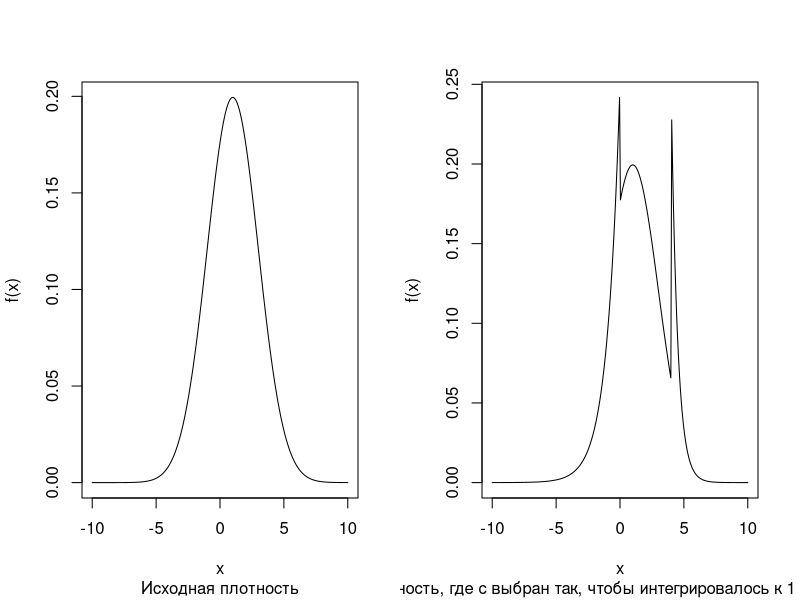
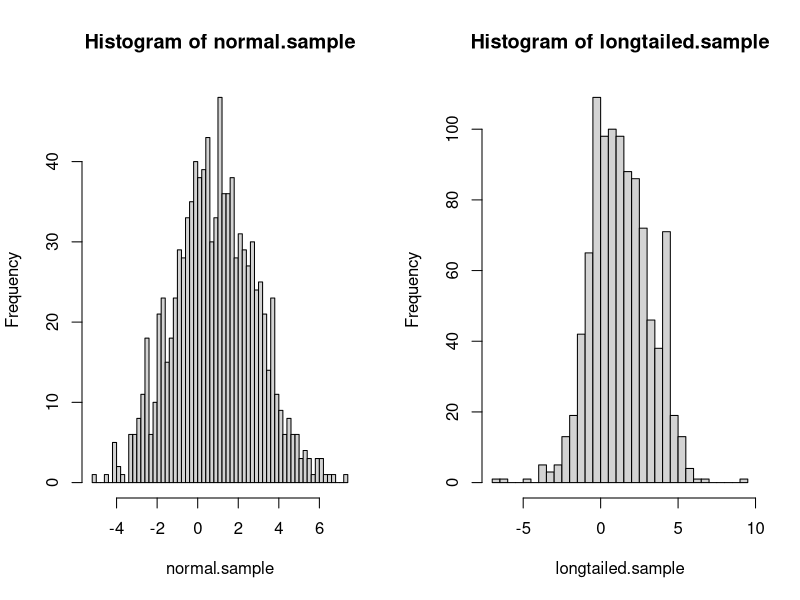

Write R code to recreate these figures, in order.
## ---- chunk 1
knitr::opts_chunk$set(echo = TRUE)
## ---- chunk 2
get_est = function(sample) {
  est = c( mean(sample), var(sample))
  names(est) = c("Mean", "Variance")
  est
}
get.99ci = function(sample) {
  est = get_est(sample)
  est_sd = sqrt(est[2])
  mean_conf_interval_99 = c(est[1] - 3*est_sd, est[1] + 3*est_sd) 
  names(mean_conf_interval_99) = c("Lower bound", "Upper bound")
  mean_conf_interval_99
}

## ---- chunk 3
set.seed(2023)
n=5
mean=1
sd=2
sample = rnorm(n, mean = mean, sd=sd)
est = get_est(sample)
est
## ---- chunk 4
get.99ci(sample)
## ---- chunk 5
sample_from_density = function(n, pdf_f, approx=1000, ...) {
  x = seq(-10, 10, length.out = approx)
  y = sapply(x, pdf_f, ...)

  random.points <- approx(
    cumsum(y)/sum(y),
    x,
    runif(n)
  )$y
  random.points
}
rlongtailed_normal = function(sd=1, mean=0, c) {
  found
}

dlongtailed_normal = function(x, c, sd=1, mean=0, normal_range=c(0, 4)) {
  if (x >= normal_range[1] & x <= normal_range[2]) {
    return(dnorm(x, mean=mean, sd=sd))
  } else { 
    if (x < 0) {
      return(c * exp(x))
    } else {
      return(c * exp(8 - 2*x))
    }
  }
}

integrate = function(fn, x_range=seq(-10, 10, length.out=100), ...) {
  lambda = abs(abs(x_range[2]) - abs(x_range[1]))
  res = 0
  for (x in x_range) {
    res = res + fn(x, ...) * (lambda)
  }
  res
}

estimate_c = function(sd, mean, tol=0.01) {
  grid = seq(-100, 100, length.out=10000)
  
  for (c in grid) {
    total_proba = integrate(fn=dlongtailed_normal, sd=sd, mean=mean, c=c)
    #
    #for (x in x_range) {
    #  total_proba = total_proba + dlongtailed_normal(x, sd=sd, mean=mean, c=c) * (1 / length(x_range))
    #}
    if (abs(total_proba - 1) < tol) {
      return(c)
    }
  }
}


#c_right_continuous = dnorm(4, mean=mean, sd=sd)
#plot(
#  x_range, 
#  lapply(x_range, dlongtailed_normal, c=c_right_continuous, mean=mean, sd=sd),
#  ylab = "f(x)",
#  xlab = "x",
#  xlim = c(-7, 7)
#)

#hist(sample_from_density(100, pdf_f = dnorm, mean = 1))
# hist(
#   sample_from_density(
#     1000,
#     dlongtailed_normal, 
#     c=c_est,
#     mean=mean,
#     sd=sd
#   ),
#   xlab = "x", ylab = "empirical density",
# )
# integrate(
#   dnorm, 
#   x_range=seq(0, 4, length.out=1000),     
#   #c=c_est,
#   mean=mean,
#   sd=sd
# )
# integrate(
#   dlongtailed_normal,
#   x_range=seq(-10, 10, length.out=1000),
#   mean=mean,
#   sd=sd,
#   c=c_est
# )
## ---- chunk 6
par(mfrow=c(1, 2))
c_est = estimate_c(sd=sd, mean=mean)

x_range = seq(-10, 10, length.out = 300)
plot(
  x_range,
  lapply(x_range, dnorm, mean=mean, sd=sd),
  type='l',
  xlab = "x", ylab = "f(x)",
  sub="Исходная плотность"
)
plot( 
  x_range, 
  lapply(x_range, dlongtailed_normal, c=c_est, mean=mean, sd=sd), 
  type='l',
  xlab = "x", ylab = "f(x)",
  sub=paste("Плотность, где c выбран так, чтобы интегрировалось к 1 (c = ", round(c_est, 2), ")")
)
## ---- chunk 7
longtailed_mean = mean(sample_from_density(
  100000,
  dlongtailed_normal, 
  c=c_est,
  mean=mean,
  sd=sd
))
longtailed_mean
## ---- chunk 8
run_samples = function(n_samples, density, sample_size=5, ...) {
  ci_matrix = matrix(, ncol=2, nrow=0)
  est_matrix = matrix(, ncol=2, nrow=0)
  for (i in 1:n_samples) {
    longtailed_sample = sample_from_density(
      n=sample_size,
      pdf_f=density, 
      approx=1000,
      ...
    )
    ci_matrix = rbind(ci_matrix, get.99ci(longtailed_sample))
    est_matrix = rbind(est_matrix, get_est(longtailed_sample))
  }
  list("ci_matrix" = ci_matrix, "est_matrix" = est_matrix)
}
## ---- chunk 9
set.seed(2023)
run_samples(
  n_samples=1, 
  sample_size=5, 
  density=dlongtailed_normal, 
  c=c_est, mean=mean, sd=sd
)
## ---- chunk 10
set.seed(2023)
run_samples(
  n_samples=5,
  sample_size=5, 
  density=dlongtailed_normal, 
  c=c_est, mean=mean, sd=sd
)
## ---- chunk 11

set.seed(2023)
for (n_samples in c(5, 10, 20)) {
  #print(run_samples(n_samples))
  print(run_samples(
    n_samples=1,
    sample_size=n_samples, 
    density=dlongtailed_normal, 
    c=c_est, mean=mean, sd=sd
  ))
}

## ---- chunk 12
par(mfrow = c(1, 2))

set.seed(2023)
longtailed.sample = sample_from_density(
  1000,
  dlongtailed_normal,
  sd=sd, mean=mean, c=c_est
)

normal.sample = sample_from_density(
    1000,
    dnorm,
    mean=mean, sd=sd
  )
hist(normal.sample, breaks = 50)
hist(longtailed.sample, breaks = 50)
## ---- chunk 13
#Сравнение эмпирических распределений статистик
par(mfrow = c(2, 2))

set.seed(2023)
longtailed.samples = run_samples(
  n_samples=1000,
  sample_size=30,
  density=dlongtailed_normal, 
  c=c_est, mean=mean, sd=sd
)
longtailed.means = longtailed.samples$est_matrix[, 1]
longtailed.variances = longtailed.samples$est_matrix[, 2]

samples = run_samples(
  n_samples=1000,
  sample_size=30,
  density=dnorm, 
  mean=mean, sd=sd
)
means = samples$est_matrix[, 1]
variances = samples$est_matrix[, 2]
#hist(longtailed.means)
#hist(longtailed.variances)
#hist(means)
#hist(variances)
## ---- chunk 14
library(VGAM)
par(mfrow=c(1,2))
#hist(rlaplace(1000))
#hist(rnorm(1000))
